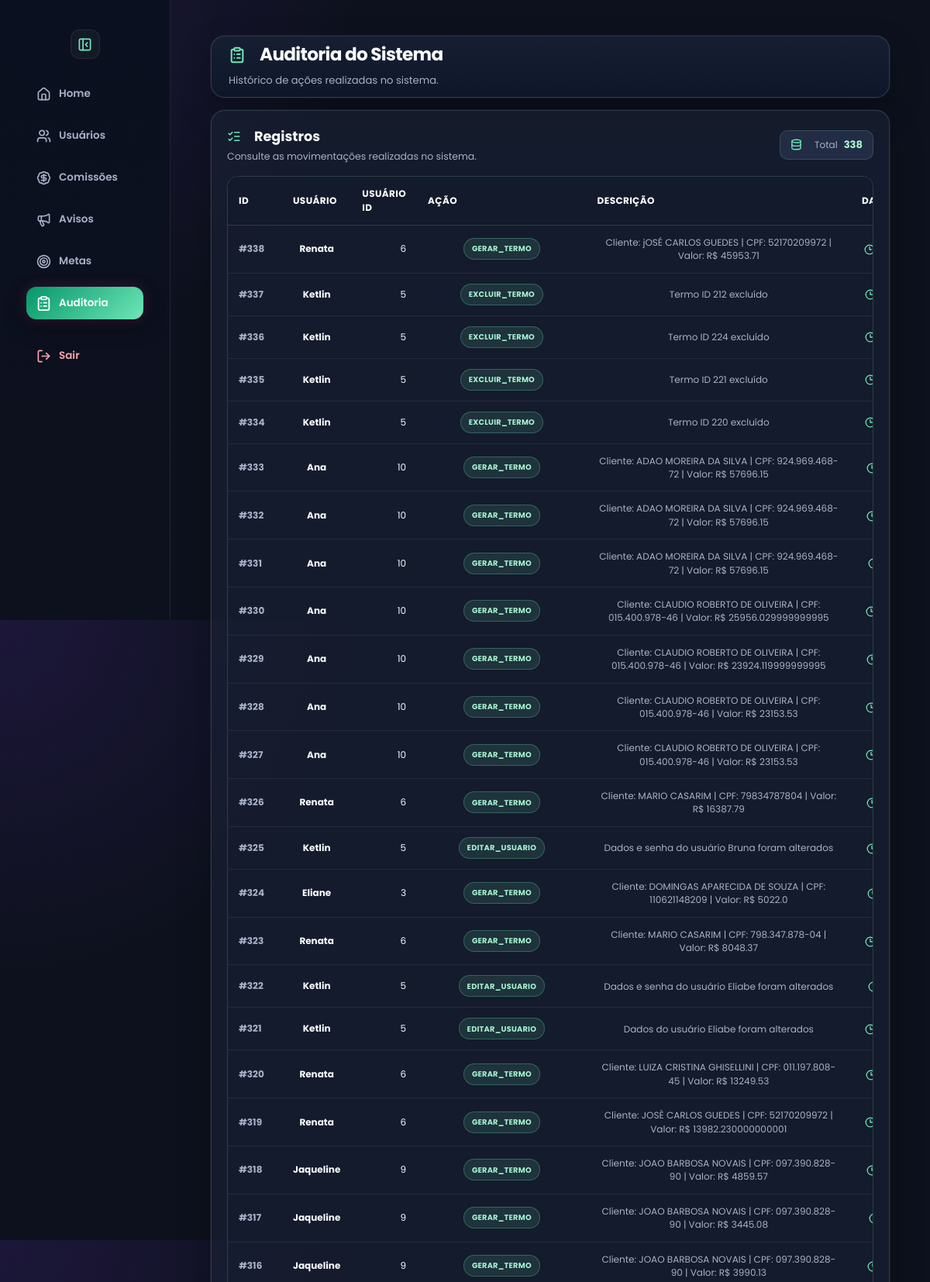
/auditoria (signed in, upper part), run on the app's committed database.
### tables this page shows
CREATE TABLE auditoria (
            id INTEGER PRIMARY KEY AUTOINCREMENT,
            usuario TEXT,
            usuario_id INTEGER,
            acao TEXT,
            descricao TEXT,
            data_hora DATETIME DEFAULT CURRENT_TIMESTAMP
        );

### app.py (the view)
@app.route("/auditoria")
def auditoria():
    if session.get("tipo") not in ["master", "admin", "adm"]:
        return redirect("/home")
    conn = conectar()
    cursor = conn.cursor()
    cursor.execute("""
        SELECT *
        FROM auditoria
        ORDER BY id DESC
        LIMIT 500
    """)
    registros = cursor.fetchall()
    conn.close()
    return render_template(
        "auditoria.html",
        pagina_ativa="auditoria",
        registros=registros,
        tipo=session.get("tipo")
    )

### app.py (called while the page is built)
def tema_usuario():
    if "usuario_id" not in session:
        return "rose"
    conn = conectar()
    cursor = conn.cursor()
    cursor.execute("""
        SELECT tema
        FROM usuarios
        WHERE id = ?
    """, (session["usuario_id"],))
    user = cursor.fetchone()
    conn.close()
    return user["tema"] if user and user["tema"] else "rose"

@app.context_processor
def variaveis_globais():
    return {
        "tema": tema_usuario()
    }

def conectar():
    conn = sqlite3.connect("banco.db")
    conn.row_factory = sqlite3.Row
    return conn

### templates/auditoria.html (shortened to what this page needs)
<!DOCTYPE html>
<html lang="pt-br" data-theme="{{ tema }}">
<head>
    <link rel="stylesheet" href="{{ url_for('static', filename='design.css') }}">
    <link rel="stylesheet" href="{{ url_for('static', filename='style.css') }}">
</head>
<body>
    <div class="sidebar" id="sidebar">
        <button
            type="button"
            class="toggle-btn sidebar-toggle"
            onclick="toggleSidebar()"
            title="Recolher menu">
        </button>
        <a
            href="/home"
            class="{% if pagina_ativa == 'home' %}active{% endif %}">
            <i data-lucide="home"></i>
            <span class="text">Home</span>
        </a>
        {% if tipo|lower|trim in ["master", "adm", "admin"] %}
        <a
            href="/admin?aba=usuarios"
            class="{% if pagina_ativa == 'usuarios' %}active{% endif %}">
            <i data-lucide="users"></i>
            <span class="text">Usuários</span>
        </a>
        {% if tipo|lower|trim == "master" %}
        <a
            href="/admin?aba=comissoes"
            class="{% if pagina_ativa == 'comissoes' %}active{% endif %}">
            <i data-lucide="badge-dollar-sign"></i>
            <span class="text">Comissões</span>
        </a>
        {% endif %}
        <a
            href="/admin?aba=avisos"
            class="{% if pagina_ativa == 'avisos' %}active{% endif %}">
            <i data-lucide="megaphone"></i>
            <span class="text">Avisos</span>
        </a>
        <a
            href="/admin?aba=metas"
            class="{% if pagina_ativa == 'metas' %}active{% endif %}">
            <i data-lucide="target"></i>
            <span class="text">Metas</span>
        </a>
        <a
            href="/auditoria"
            class="{% if pagina_ativa == 'auditoria' %}active{% endif %}">
            <i data-lucide="clipboard-list"></i>
            <span class="text">Auditoria</span>
        </a>
        {% endif %}
        <a href="/logout">
            <i data-lucide="log-out"></i>
            <span class="text">Sair</span>
        </a>
    </div>
    <div class="conteudo">
        <div class="page auditoria-page">
            <div class="topo auditoria-topo">
                <div>
                    <h1>
                        <i data-lucide="clipboard-list"></i>
                        Auditoria do Sistema
                    </h1>
                    <span>
                        Histórico de ações realizadas no sistema.
                    </span>
                </div>
            </div>
            <section class="auditoria-card">
                <div class="auditoria-header">
                    <div>
                        <h2>
                            <i data-lucide="list-checks"></i>
                            Registros
                        </h2>
                        <p>
                            Consulte as movimentações realizadas no sistema.
                        </p>
                    </div>
                    <div class="auditoria-total">
                        <i data-lucide="database"></i>
                        <span>Total</span>
                        <strong>
                            {{ registros|length }}
                        </strong>
                    </div>
                </div>
                <div class="auditoria-table-wrapper">
                    <table class="tabela-auditoria">
                        <thead>
                            <tr>
                                <th>ID</th>
                                <th>Usuário</th>
                                <th>Usuário ID</th>
                                <th>Ação</th>
                                <th>Descrição</th>
                                <th>Data/Hora</th>
                            </tr>
                        </thead>
                        <tbody>
                            {% for r in registros %}
                            <tr>
                                <td class="id-col">
                                    #{{ r["id"] }}
                                </td>
                                <td>
                                    <strong>
                                        {{ r["usuario"] }}
                                    </strong>
                                </td>
                                <td>
                                    {{ r["usuario_id"] }}
                                </td>
                                <td>
                                    <span class="audit-action-badge">
                                        {{ r["acao"] }}
                                    </span>
                                </td>
                                <td class="descricao-auditoria">
                                    {{ r["descricao"] }}
                                </td>
                                <td class="data-auditoria">
                                    <i data-lucide="clock-3"></i>
                                </td>
                            </tr>
                            {% endfor %}
                        </tbody>
                    </table>
                </div>
            </section>
        </div>
    </div>
</body>
</html>

### data on the page
auditoria: id "338", usuario "Renata", usuario_id "6", acao "GERAR_TERMO", descricao "Cliente: jOSÉ CARLOS GUEDES | CPF: 52170209972 | Valor: R$ 45953.71"
auditoria: id "337", usuario "Ketlin", usuario_id "5", acao "EXCLUIR_TERMO", descricao "Termo ID 212 excluído"
auditoria: id "336", usuario "Ketlin", usuario_id "5", acao "EXCLUIR_TERMO", descricao "Termo ID 224 excluído"
auditoria: id "335", usuario "Ketlin", usuario_id "5", acao "EXCLUIR_TERMO", descricao "Termo ID 221 excluído"
auditoria: id "334", usuario "Ketlin", usuario_id "5", acao "EXCLUIR_TERMO", descricao "Termo ID 220 excluído"
auditoria: id "333", usuario "Ana", usuario_id "10", acao "GERAR_TERMO", descricao "Cliente: ADAO MOREIRA DA SILVA | CPF: 924.969.468-72 | Valor: R$ 57696.15"
auditoria: id "332", usuario "Ana", usuario_id "10", acao "GERAR_TERMO", descricao "Cliente: ADAO MOREIRA DA SILVA | CPF: 924.969.468-72 | Valor: R$ 57696.15"
auditoria: id "331", usuario "Ana", usuario_id "10", acao "GERAR_TERMO", descricao "Cliente: ADAO MOREIRA DA SILVA | CPF: 924.969.468-72 | Valor: R$ 57696.15"
auditoria: id "330", usuario "Ana", usuario_id "10", acao "GERAR_TERMO", descricao "Cliente: CLAUDIO ROBERTO DE OLIVEIRA | CPF: 015.400.978-46 | Valor: R$ 25956.029999999995"
auditoria: id "329", usuario "Ana", usuario_id "10", acao "GERAR_TERMO", descricao "Cliente: CLAUDIO ROBERTO DE OLIVEIRA | CPF: 015.400.978-46 | Valor: R$ 23924.119999999995"
auditoria: id "328", usuario "Ana", usuario_id "10", acao "GERAR_TERMO", descricao "Cliente: CLAUDIO ROBERTO DE OLIVEIRA | CPF: 015.400.978-46 | Valor: R$ 23153.53"
auditoria: id "327", usuario "Ana", usuario_id "10", acao "GERAR_TERMO", descricao "Cliente: CLAUDIO ROBERTO DE OLIVEIRA | CPF: 015.400.978-46 | Valor: R$ 23153.53"
auditoria: id "326", usuario "Renata", usuario_id "6", acao "GERAR_TERMO", descricao "Cliente: MARIO CASARIM | CPF: 79834787804 | Valor: R$ 16387.79"
auditoria: id "325", usuario "Ketlin", usuario_id "5", acao "EDITAR_USUARIO", descricao "Dados e senha do usuário Bruna foram alterados"
auditoria: id "324", usuario "Eliane", usuario_id "3", acao "GERAR_TERMO", descricao "Cliente: DOMINGAS APARECIDA DE SOUZA | CPF: 110621148209 | Valor: R$ 5022.0"
auditoria: id "323", usuario "Renata", usuario_id "6", acao "GERAR_TERMO", descricao "Cliente: MARIO CASARIM | CPF: 798.347.878-04 | Valor: R$ 8048.37"
auditoria: id "322", usuario "Ketlin", usuario_id "5", acao "EDITAR_USUARIO", descricao "Dados e senha do usuário Eliabe foram alterados"
auditoria: id "321", usuario "Ketlin", usuario_id "5", acao "EDITAR_USUARIO", descricao "Dados do usuário Eliabe foram alterados"
auditoria: id "320", usuario "Renata", usuario_id "6", acao "GERAR_TERMO", descricao "Cliente: LUIZA CRISTINA GHISELLINI | CPF: 011.197.808-45 | Valor: R$ 13249.53"
auditoria: id "319", usuario "Renata", usuario_id "6", acao "GERAR_TERMO", descricao "Cliente: JOSÈ CARLOS GUEDES | CPF: 52170209972 | Valor: R$ 13982.230000000001"
auditoria: id "318", usuario "Jaqueline", usuario_id "9", acao "GERAR_TERMO", descricao "Cliente: JOAO BARBOSA NOVAIS | CPF: 097.390.828-90 | Valor: R$ 4859.57"
auditoria: id "317", usuario "Jaqueline", usuario_id "9", acao "GERAR_TERMO", descricao "Cliente: JOAO BARBOSA NOVAIS | CPF: 097.390.828-90 | Valor: R$ 3445.08"
auditoria: id "316", usuario "Jaqueline", usuario_id "9", acao "GERAR_TERMO", descricao "Cliente: JOAO BARBOSA NOVAIS | CPF: 097.390.828-90 | Valor: R$ 3990.13"

### other printed values
{{ registros|length }} "338"
